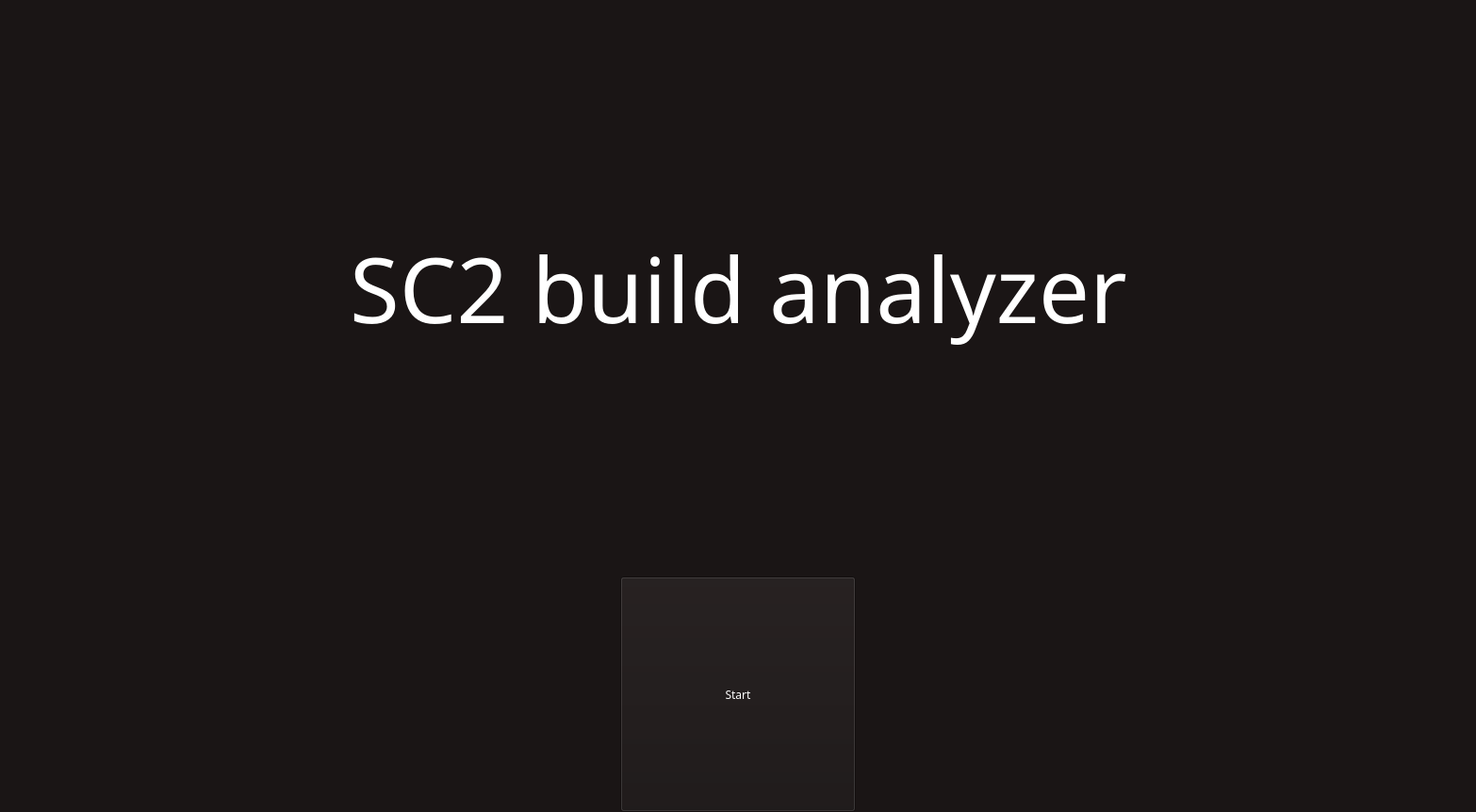
<?xml version="1.0" encoding="UTF-8"?>
<ui version="4.0">
 <class>StartScreen</class>
 <widget class="QMainWindow" name="StartScreen">
  <property name="geometry">
   <rect>
    <x>0</x>
    <y>0</y>
    <width>1566</width>
    <height>862</height>
   </rect>
  </property>
  <property name="palette">
   <palette>
    <active>
     <colorrole role="WindowText">
      <brush brushstyle="SolidPattern">
       <color alpha="255">
        <red>255</red>
        <green>255</green>
        <blue>255</blue>
       </color>
      </brush>
     </colorrole>
     <colorrole role="Button">
      <brush brushstyle="SolidPattern">
       <color alpha="255">
        <red>26</red>
        <green>21</green>
        <blue>21</blue>
       </color>
      </brush>
     </colorrole>
     <colorrole role="Light">
      <brush brushstyle="SolidPattern">
       <color alpha="255">
        <red>39</red>
        <green>31</green>
        <blue>31</blue>
       </color>
      </brush>
     </colorrole>
     <colorrole role="Midlight">
      <brush brushstyle="SolidPattern">
       <color alpha="255">
        <red>32</red>
        <green>26</green>
        <blue>26</blue>
       </color>
      </brush>
     </colorrole>
     <colorrole role="Dark">
      <brush brushstyle="SolidPattern">
       <color alpha="255">
        <red>13</red>
        <green>10</green>
        <blue>10</blue>
       </color>
      </brush>
     </colorrole>
     <colorrole role="Mid">
      <brush brushstyle="SolidPattern">
       <color alpha="255">
        <red>17</red>
        <green>14</green>
        <blue>14</blue>
       </color>
      </brush>
     </colorrole>
     <colorrole role="Text">
      <brush brushstyle="SolidPattern">
       <color alpha="255">
        <red>255</red>
        <green>255</green>
        <blue>255</blue>
       </color>
      </brush>
     </colorrole>
     <colorrole role="BrightText">
      <brush brushstyle="SolidPattern">
       <color alpha="255">
        <red>255</red>
        <green>255</green>
        <blue>255</blue>
       </color>
      </brush>
     </colorrole>
     <colorrole role="ButtonText">
      <brush brushstyle="SolidPattern">
       <color alpha="255">
        <red>255</red>
        <green>255</green>
        <blue>255</blue>
       </color>
      </brush>
     </colorrole>
     <colorrole role="Base">
      <brush brushstyle="SolidPattern">
       <color alpha="255">
        <red>0</red>
        <green>0</green>
        <blue>0</blue>
       </color>
      </brush>
     </colorrole>
     <colorrole role="Window">
      <brush brushstyle="SolidPattern">
       <color alpha="255">
        <red>26</red>
        <green>21</green>
        <blue>21</blue>
       </color>
      </brush>
     </colorrole>
     <colorrole role="Shadow">
      <brush brushstyle="SolidPattern">
       <color alpha="255">
        <red>0</red>
        <green>0</green>
        <blue>0</blue>
       </color>
      </brush>
     </colorrole>
     <colorrole role="AlternateBase">
      <brush brushstyle="SolidPattern">
       <color alpha="255">
        <red>13</red>
        <green>10</green>
        <blue>10</blue>
       </color>
      </brush>
     </colorrole>
     <colorrole role="ToolTipBase">
      <brush brushstyle="SolidPattern">
       <color alpha="255">
        <red>255</red>
        <green>255</green>
        <blue>220</blue>
       </color>
      </brush>
     </colorrole>
     <colorrole role="ToolTipText">
      <brush brushstyle="SolidPattern">
       <color alpha="255">
        <red>0</red>
        <green>0</green>
        <blue>0</blue>
       </color>
      </brush>
     </colorrole>
    </active>
    <inactive>
     <colorrole role="WindowText">
      <brush brushstyle="SolidPattern">
       <color alpha="255">
        <red>255</red>
        <green>255</green>
        <blue>255</blue>
       </color>
      </brush>
     </colorrole>
     <colorrole role="Button">
      <brush brushstyle="SolidPattern">
       <color alpha="255">
        <red>26</red>
        <green>21</green>
        <blue>21</blue>
       </color>
      </brush>
     </colorrole>
     <colorrole role="Light">
      <brush brushstyle="SolidPattern">
       <color alpha="255">
        <red>39</red>
        <green>31</green>
        <blue>31</blue>
       </color>
      </brush>
     </colorrole>
     <colorrole role="Midlight">
      <brush brushstyle="SolidPattern">
       <color alpha="255">
        <red>32</red>
        <green>26</green>
        <blue>26</blue>
       </color>
      </brush>
     </colorrole>
     <colorrole role="Dark">
      <brush brushstyle="SolidPattern">
       <color alpha="255">
        <red>13</red>
        <green>10</green>
        <blue>10</blue>
       </color>
      </brush>
     </colorrole>
     <colorrole role="Mid">
      <brush brushstyle="SolidPattern">
       <color alpha="255">
        <red>17</red>
        <green>14</green>
        <blue>14</blue>
       </color>
      </brush>
     </colorrole>
     <colorrole role="Text">
      <brush brushstyle="SolidPattern">
       <color alpha="255">
        <red>255</red>
        <green>255</green>
        <blue>255</blue>
       </color>
      </brush>
     </colorrole>
     <colorrole role="BrightText">
      <brush brushstyle="SolidPattern">
       <color alpha="255">
        <red>255</red>
        <green>255</green>
        <blue>255</blue>
       </color>
      </brush>
     </colorrole>
     <colorrole role="ButtonText">
      <brush brushstyle="SolidPattern">
       <color alpha="255">
        <red>255</red>
        <green>255</green>
        <blue>255</blue>
       </color>
      </brush>
     </colorrole>
     <colorrole role="Base">
      <brush brushstyle="SolidPattern">
       <color alpha="255">
        <red>0</red>
        <green>0</green>
        <blue>0</blue>
       </color>
      </brush>
     </colorrole>
     <colorrole role="Window">
      <brush brushstyle="SolidPattern">
       <color alpha="255">
        <red>26</red>
        <green>21</green>
        <blue>21</blue>
       </color>
      </brush>
     </colorrole>
     <colorrole role="Shadow">
      <brush brushstyle="SolidPattern">
       <color alpha="255">
        <red>0</red>
        <green>0</green>
        <blue>0</blue>
       </color>
      </brush>
     </colorrole>
     <colorrole role="AlternateBase">
      <brush brushstyle="SolidPattern">
       <color alpha="255">
        <red>13</red>
        <green>10</green>
        <blue>10</blue>
       </color>
      </brush>
     </colorrole>
     <colorrole role="ToolTipBase">
      <brush brushstyle="SolidPattern">
       <color alpha="255">
        <red>255</red>
        <green>255</green>
        <blue>220</blue>
       </color>
      </brush>
     </colorrole>
     <colorrole role="ToolTipText">
      <brush brushstyle="SolidPattern">
       <color alpha="255">
        <red>0</red>
        <green>0</green>
        <blue>0</blue>
       </color>
      </brush>
     </colorrole>
    </inactive>
    <disabled>
     <colorrole role="WindowText">
      <brush brushstyle="SolidPattern">
       <color alpha="255">
        <red>13</red>
        <green>10</green>
        <blue>10</blue>
       </color>
      </brush>
     </colorrole>
     <colorrole role="Button">
      <brush brushstyle="SolidPattern">
       <color alpha="255">
        <red>26</red>
        <green>21</green>
        <blue>21</blue>
       </color>
      </brush>
     </colorrole>
     <colorrole role="Light">
      <brush brushstyle="SolidPattern">
       <color alpha="255">
        <red>39</red>
        <green>31</green>
        <blue>31</blue>
       </color>
      </brush>
     </colorrole>
     <colorrole role="Midlight">
      <brush brushstyle="SolidPattern">
       <color alpha="255">
        <red>32</red>
        <green>26</green>
        <blue>26</blue>
       </color>
      </brush>
     </colorrole>
     <colorrole role="Dark">
      <brush brushstyle="SolidPattern">
       <color alpha="255">
        <red>13</red>
        <green>10</green>
        <blue>10</blue>
       </color>
      </brush>
     </colorrole>
     <colorrole role="Mid">
      <brush brushstyle="SolidPattern">
       <color alpha="255">
        <red>17</red>
        <green>14</green>
        <blue>14</blue>
       </color>
      </brush>
     </colorrole>
     <colorrole role="Text">
      <brush brushstyle="SolidPattern">
       <color alpha="255">
        <red>13</red>
        <green>10</green>
        <blue>10</blue>
       </color>
      </brush>
     </colorrole>
     <colorrole role="BrightText">
      <brush brushstyle="SolidPattern">
       <color alpha="255">
        <red>255</red>
        <green>255</green>
        <blue>255</blue>
       </color>
      </brush>
     </colorrole>
     <colorrole role="ButtonText">
      <brush brushstyle="SolidPattern">
       <color alpha="255">
        <red>13</red>
        <green>10</green>
        <blue>10</blue>
       </color>
      </brush>
     </colorrole>
     <colorrole role="Base">
      <brush brushstyle="SolidPattern">
       <color alpha="255">
        <red>26</red>
        <green>21</green>
        <blue>21</blue>
       </color>
      </brush>
     </colorrole>
     <colorrole role="Window">
      <brush brushstyle="SolidPattern">
       <color alpha="255">
        <red>26</red>
        <green>21</green>
        <blue>21</blue>
       </color>
      </brush>
     </colorrole>
     <colorrole role="Shadow">
      <brush brushstyle="SolidPattern">
       <color alpha="255">
        <red>0</red>
        <green>0</green>
        <blue>0</blue>
       </color>
      </brush>
     </colorrole>
     <colorrole role="AlternateBase">
      <brush brushstyle="SolidPattern">
       <color alpha="255">
        <red>26</red>
        <green>21</green>
        <blue>21</blue>
       </color>
      </brush>
     </colorrole>
     <colorrole role="ToolTipBase">
      <brush brushstyle="SolidPattern">
       <color alpha="255">
        <red>255</red>
        <green>255</green>
        <blue>220</blue>
       </color>
      </brush>
     </colorrole>
     <colorrole role="ToolTipText">
      <brush brushstyle="SolidPattern">
       <color alpha="255">
        <red>0</red>
        <green>0</green>
        <blue>0</blue>
       </color>
      </brush>
     </colorrole>
    </disabled>
   </palette>
  </property>
  <property name="font">
   <font>
    <family>MV Boli</family>
   </font>
  </property>
  <property name="windowTitle">
   <string>StartScreen</string>
  </property>
  <property name="autoFillBackground">
   <bool>true</bool>
  </property>
  <widget class="QWidget" name="centralWidget">
   <layout class="QVBoxLayout" name="verticalLayout_2">
    <property name="leftMargin">
     <number>0</number>
    </property>
    <property name="topMargin">
     <number>0</number>
    </property>
    <property name="rightMargin">
     <number>0</number>
    </property>
    <property name="bottomMargin">
     <number>0</number>
    </property>
    <item>
     <layout class="QVBoxLayout" name="verticalLayout">
      <property name="spacing">
       <number>0</number>
      </property>
      <item>
       <layout class="QHBoxLayout" name="horizontalLayout">
        <item>
         <spacer name="horizontalSpacer">
          <property name="orientation">
           <enum>Qt::Horizontal</enum>
          </property>
          <property name="sizeHint" stdset="0">
           <size>
            <width>40</width>
            <height>20</height>
           </size>
          </property>
         </spacer>
        </item>
        <item>
         <widget class="QLabel" name="label">
          <property name="font">
           <font>
            <pointsize>72</pointsize>
           </font>
          </property>
          <property name="text">
           <string>SC2 build analyzer</string>
          </property>
         </widget>
        </item>
        <item>
         <spacer name="horizontalSpacer_2">
          <property name="orientation">
           <enum>Qt::Horizontal</enum>
          </property>
          <property name="sizeHint" stdset="0">
           <size>
            <width>40</width>
            <height>20</height>
           </size>
          </property>
         </spacer>
        </item>
       </layout>
      </item>
      <item>
       <layout class="QHBoxLayout" name="horizontalLayout_2">
        <item>
         <spacer name="horizontalSpacer_3">
          <property name="orientation">
           <enum>Qt::Horizontal</enum>
          </property>
          <property name="sizeHint" stdset="0">
           <size>
            <width>40</width>
            <height>20</height>
           </size>
          </property>
         </spacer>
        </item>
        <item>
         <widget class="QPushButton" name="pushButton">
          <property name="minimumSize">
           <size>
            <width>250</width>
            <height>250</height>
           </size>
          </property>
          <property name="text">
           <string>Start</string>
          </property>
         </widget>
        </item>
        <item>
         <spacer name="horizontalSpacer_4">
          <property name="orientation">
           <enum>Qt::Horizontal</enum>
          </property>
          <property name="sizeHint" stdset="0">
           <size>
            <width>40</width>
            <height>20</height>
           </size>
          </property>
         </spacer>
        </item>
       </layout>
      </item>
     </layout>
    </item>
   </layout>
  </widget>
 </widget>
 <layoutdefault spacing="6" margin="11"/>
 <resources/>
 <connections/>
</ui>
